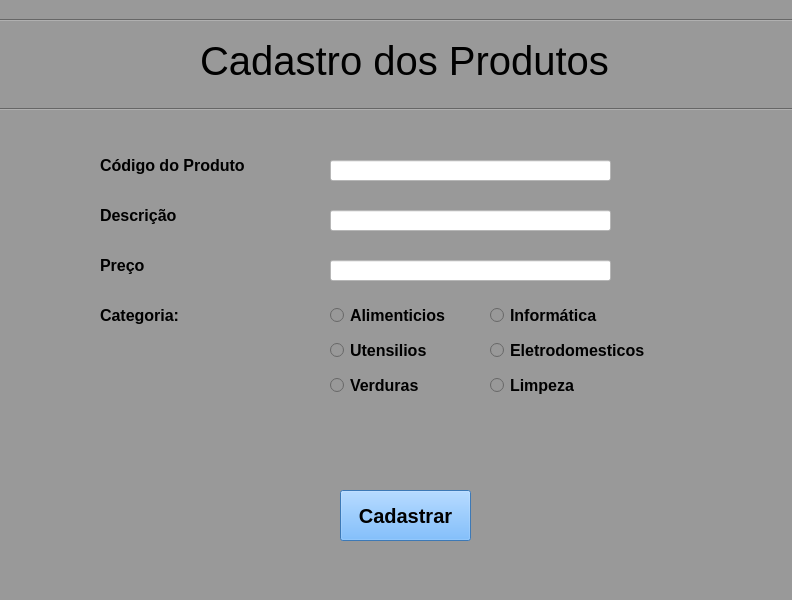
<?xml version="1.0" encoding="UTF-8"?>
<ui version="4.0">
 <class>MainWindow</class>
 <widget class="QMainWindow" name="MainWindow">
  <property name="geometry">
   <rect>
    <x>0</x>
    <y>0</y>
    <width>792</width>
    <height>600</height>
   </rect>
  </property>
  <property name="font">
   <font>
    <pointsize>12</pointsize>
    <weight>75</weight>
    <bold>true</bold>
   </font>
  </property>
  <property name="windowTitle">
   <string>MainWindow</string>
  </property>
  <property name="styleSheet">
   <string notr="true">background-color: rgb(153, 153, 153);</string>
  </property>
  <widget class="QWidget" name="centralwidget">
   <widget class="QLabel" name="label">
    <property name="geometry">
     <rect>
      <x>200</x>
      <y>10</y>
      <width>441</width>
      <height>101</height>
     </rect>
    </property>
    <property name="font">
     <font>
      <pointsize>30</pointsize>
     </font>
    </property>
    <property name="text">
     <string>Cadastro dos Produtos</string>
    </property>
   </widget>
   <widget class="QLabel" name="label_2">
    <property name="geometry">
     <rect>
      <x>100</x>
      <y>150</y>
      <width>201</width>
      <height>31</height>
     </rect>
    </property>
    <property name="font">
     <font>
      <pointsize>12</pointsize>
      <weight>75</weight>
      <bold>true</bold>
     </font>
    </property>
    <property name="text">
     <string>Código do Produto</string>
    </property>
   </widget>
   <widget class="QLabel" name="label_3">
    <property name="geometry">
     <rect>
      <x>100</x>
      <y>200</y>
      <width>131</width>
      <height>31</height>
     </rect>
    </property>
    <property name="font">
     <font>
      <pointsize>12</pointsize>
      <weight>75</weight>
      <bold>true</bold>
     </font>
    </property>
    <property name="text">
     <string>Descrição</string>
    </property>
   </widget>
   <widget class="QLabel" name="label_4">
    <property name="geometry">
     <rect>
      <x>100</x>
      <y>250</y>
      <width>91</width>
      <height>31</height>
     </rect>
    </property>
    <property name="font">
     <font>
      <pointsize>12</pointsize>
      <weight>75</weight>
      <bold>true</bold>
     </font>
    </property>
    <property name="text">
     <string>Preço</string>
    </property>
   </widget>
   <widget class="QLineEdit" name="lineEdit">
    <property name="geometry">
     <rect>
      <x>330</x>
      <y>160</y>
      <width>281</width>
      <height>21</height>
     </rect>
    </property>
    <property name="styleSheet">
     <string notr="true">background-color: rgb(255, 255, 255);</string>
    </property>
   </widget>
   <widget class="QLineEdit" name="lineEdit_2">
    <property name="geometry">
     <rect>
      <x>330</x>
      <y>210</y>
      <width>281</width>
      <height>21</height>
     </rect>
    </property>
    <property name="styleSheet">
     <string notr="true">background-color: rgb(255, 255, 255);</string>
    </property>
   </widget>
   <widget class="QLineEdit" name="lineEdit_3">
    <property name="geometry">
     <rect>
      <x>330</x>
      <y>260</y>
      <width>281</width>
      <height>21</height>
     </rect>
    </property>
    <property name="styleSheet">
     <string notr="true">background-color: rgb(255, 255, 255);</string>
    </property>
   </widget>
   <widget class="QRadioButton" name="radioButton">
    <property name="geometry">
     <rect>
      <x>330</x>
      <y>300</y>
      <width>131</width>
      <height>31</height>
     </rect>
    </property>
    <property name="font">
     <font>
      <pointsize>12</pointsize>
      <weight>75</weight>
      <bold>true</bold>
     </font>
    </property>
    <property name="text">
     <string>Alimenticios</string>
    </property>
   </widget>
   <widget class="QRadioButton" name="radioButton_2">
    <property name="geometry">
     <rect>
      <x>330</x>
      <y>340</y>
      <width>131</width>
      <height>21</height>
     </rect>
    </property>
    <property name="font">
     <font>
      <pointsize>12</pointsize>
      <weight>75</weight>
      <bold>true</bold>
     </font>
    </property>
    <property name="text">
     <string>Utensilios</string>
    </property>
   </widget>
   <widget class="QRadioButton" name="radioButton_3">
    <property name="geometry">
     <rect>
      <x>330</x>
      <y>370</y>
      <width>121</width>
      <height>31</height>
     </rect>
    </property>
    <property name="font">
     <font>
      <pointsize>12</pointsize>
      <weight>75</weight>
      <bold>true</bold>
     </font>
    </property>
    <property name="text">
     <string>Verduras</string>
    </property>
   </widget>
   <widget class="QLabel" name="label_5">
    <property name="geometry">
     <rect>
      <x>100</x>
      <y>300</y>
      <width>131</width>
      <height>31</height>
     </rect>
    </property>
    <property name="font">
     <font>
      <pointsize>12</pointsize>
      <weight>75</weight>
      <bold>true</bold>
     </font>
    </property>
    <property name="text">
     <string>Categoria:</string>
    </property>
   </widget>
   <widget class="QPushButton" name="pushButton">
    <property name="geometry">
     <rect>
      <x>340</x>
      <y>490</y>
      <width>131</width>
      <height>51</height>
     </rect>
    </property>
    <property name="font">
     <font>
      <pointsize>15</pointsize>
      <weight>75</weight>
      <bold>true</bold>
     </font>
    </property>
    <property name="styleSheet">
     <string notr="true">border-color: qlineargradient(spread:pad, x1:0, y1:0, x2:1, y2:0, stop:0 rgba(0, 0, 0, 255), stop:1 rgba(255, 255, 255, 255));
background-color: rgb(85, 170, 255);
border-color: qradialgradient(spread:repeat, cx:0.5, cy:0.5, radius:0.077, fx:0.5, fy:0.5, stop:0 rgba(0, 169, 255, 147), stop:0.497326 rgba(0, 0, 0, 147), stop:1 rgba(0, 169, 255, 147));
border-bottom-color: rgb(255, 85, 0);</string>
    </property>
    <property name="text">
     <string>Cadastrar</string>
    </property>
   </widget>
   <widget class="Line" name="line">
    <property name="geometry">
     <rect>
      <x>-140</x>
      <y>89</y>
      <width>981</width>
      <height>41</height>
     </rect>
    </property>
    <property name="font">
     <font>
      <weight>75</weight>
      <bold>true</bold>
     </font>
    </property>
    <property name="styleSheet">
     <string notr="true">color: rgb(0, 0, 0);</string>
    </property>
    <property name="orientation">
     <enum>Qt::Horizontal</enum>
    </property>
   </widget>
   <widget class="Line" name="line_2">
    <property name="geometry">
     <rect>
      <x>-270</x>
      <y>10</y>
      <width>1351</width>
      <height>21</height>
     </rect>
    </property>
    <property name="orientation">
     <enum>Qt::Horizontal</enum>
    </property>
   </widget>
   <widget class="QRadioButton" name="radioButton_4">
    <property name="geometry">
     <rect>
      <x>490</x>
      <y>300</y>
      <width>151</width>
      <height>31</height>
     </rect>
    </property>
    <property name="font">
     <font>
      <pointsize>12</pointsize>
      <weight>75</weight>
      <bold>true</bold>
     </font>
    </property>
    <property name="text">
     <string>Informática</string>
    </property>
   </widget>
   <widget class="QRadioButton" name="radioButton_5">
    <property name="geometry">
     <rect>
      <x>490</x>
      <y>340</y>
      <width>171</width>
      <height>21</height>
     </rect>
    </property>
    <property name="font">
     <font>
      <pointsize>12</pointsize>
      <weight>75</weight>
      <bold>true</bold>
     </font>
    </property>
    <property name="text">
     <string>Eletrodomesticos</string>
    </property>
   </widget>
   <widget class="QRadioButton" name="radioButton_6">
    <property name="geometry">
     <rect>
      <x>490</x>
      <y>370</y>
      <width>161</width>
      <height>31</height>
     </rect>
    </property>
    <property name="font">
     <font>
      <pointsize>12</pointsize>
      <weight>75</weight>
      <bold>true</bold>
     </font>
    </property>
    <property name="text">
     <string>Limpeza</string>
    </property>
   </widget>
  </widget>
  <widget class="QMenuBar" name="menubar">
   <property name="geometry">
    <rect>
     <x>0</x>
     <y>0</y>
     <width>792</width>
     <height>21</height>
    </rect>
   </property>
  </widget>
  <widget class="QStatusBar" name="statusbar"/>
 </widget>
 <resources/>
 <connections/>
</ui>
